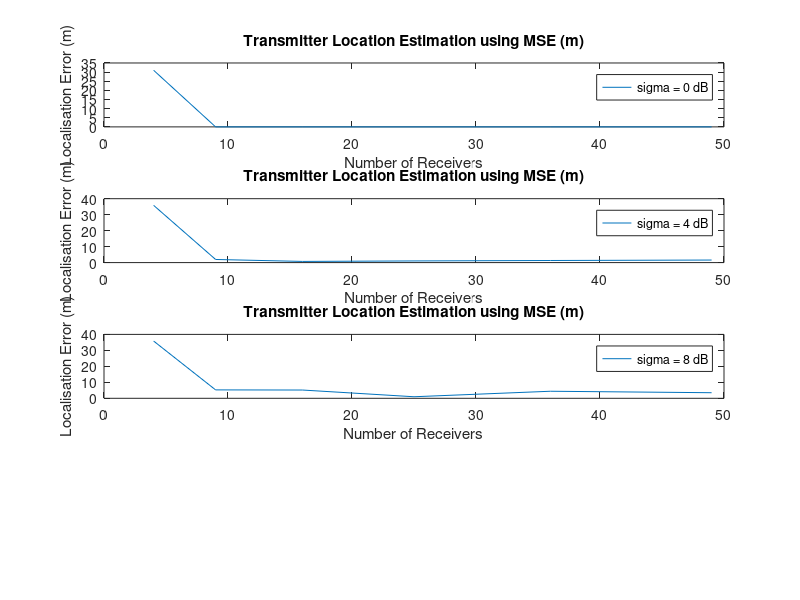
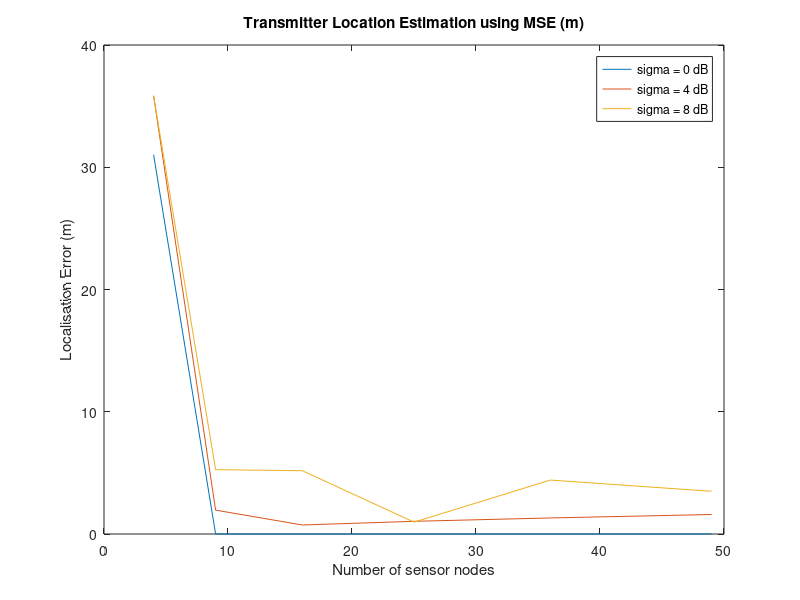

MATLAB code to generate these figures, in order: (Note: this script raises an error after producing the figures.)
numSensors = [4,9,16,25,36,49];

corr_noise_std_0 = load("corr_noise_std_0.mat","localisation_error");
local_error_std_0 = corr_noise_std_0.localisation_error ;

corr_noise_std_4 = load("corr_noise_std_4.mat","localisation_error");
local_error_std_4 = corr_noise_std_4.localisation_error ;

corr_noise_std_6 = load("corr_noise_std_6.mat","localisation_error");
local_error_std_6 = corr_noise_std_6.localisation_error ;

corr_noise_std_8 = load("corr_noise_std_8.mat","localisation_error");
local_error_std_8 = corr_noise_std_8.localisation_error ;



%% Plot

figure;
subplot(4,1,1)
plot(numSensors,local_error_std_0);
xlabel('Number of Receivers');
ylabel('Localisation Error (m)');
title('Transmitter Location Estimation using MSE (m)');
legend("\sigma = 0 dB");

subplot(4,1,2)
plot(numSensors,local_error_std_4);
xlabel('Number of Receivers');
ylabel('Localisation Error (m)');
title('Transmitter Location Estimation using MSE (m)');
legend("\sigma = 4 dB");

% subplot(4,1,3)
% plot(numSensors,local_error_std_6);
% xlabel('Number of Receivers');
% ylabel('Localisation Error (m)');
% title('Transmitter Location Estimation using MSE ');
% legend("\sigma = 6 dB");

subplot(4,1,3)
plot(numSensors,local_error_std_8);
xlabel('Number of Receivers');
ylabel('Localisation Error (m)');
title('Transmitter Location Estimation using MSE (m)');
legend("\sigma = 8 dB");

%% Plot together

figure();

plot(numSensors,local_error_std_0);
hold on;
plot(numSensors,local_error_std_4);
hold on;
% plot(numSensors,local_error_std_6);
hold on;
plot(numSensors,local_error_std_8);
hold off;
xlabel('Number of sensor nodes');
ylabel('Localisation Error (m)');
title('Transmitter Location Estimation using MSE (m)');
legend("\sigma = 0 dB","\sigma = 4 dB","\sigma = 8 dB");

%% Smoothed REM try

% runs = 20;
% 
% theta_hat = [17.6; 36.044];
% 
% tx_pos =[18; 37];
% 
% Len = 100;
% Breadth = 100;
% 
% edge_width = Len;
% edge_height = Breadth;
% 
% num_grid = 40;
% [XGrid,YGrid] = meshgrid((edge_width/num_grid):edge_width/num_grid:edge_width, (edge_height/num_grid):edge_height/num_grid:edge_height);
% % generate rem matrix 
% d_0 = 2;
% path_loss_exp = 3.5;
% tx_power = -10; 
% f = 2.5e9;
% c = 3e8;
% wavelength = c/f;
% contsant = (wavelength/(4*pi));
% 
% noise_std_dev = 8; 
% rem_estimated = zeros(size(XGrid,1),size(XGrid,2),runs);
% 
% for i=1:runs
%     gaussian_noise = normrnd(0, noise_std_dev);
%     path_loss = tx_power + 20*log10(contsant) ...
%     - 10*path_loss_exp*log10((sqrt((theta_hat(1,1)-XGrid).^2 + (theta_hat(2,1)-YGrid).^2))/d_0) + gaussian_noise;
% 
%     rem_estimated(:,:,i) = path_loss;
% end
% 
% 
% figure;
% surf (XGrid, YGrid, smoothXY_overRuns(rem_estimated) , 'EdgeColor', 'none', 'DisplayName', 'Estimated REM');
% view(2);
% title('Reconstructed REM', 'FontWeight','bold');
% colorbar;
% xlim([0 100]);
% ylim([0 100]);
% set(gca,'XTick', (0:10:100));
% 
% 
% function output  = smoothXY_overRuns(inp)
% 
% sz_inp = size(inp);
% 
% output = sum(inp, 3);
% 
% output = output / sz_inp(3);
% 
% end

%% Rem

% rss_grid = zeros(size(XGrid));
% path_loss = tx_power - 10*path_loss_exp*log10((0.01+sqrt((tx_positions(1,1)-XGrid).^2 + (tx_positions(1,2)-YGrid).^2))/d_0);
% rss_grid = rss_grid + path_loss;
% rss_grid = normrnd(rss_grid,8);

% rss_estimated = zeros(size(XGrid));
% path_loss = tx_power - 10*path_loss_exp*log10((0.01+sqrt((theta_samples(1,end)-XGrid).^2 + (theta_samples(2,end)-YGrid).^2))/d_0);
% rss_estimated = rss_estimated + path_loss;
% rss_estimated = normrnd(rss_estimated,8);

rss = [];
for i=1:100
for n=1:size(XGrid,1)
    for m = 1:size(XGrid,2)
        rss(n,m,i) = rss_grid(n,m) + normrnd(0,8);

    end
end
end
rss = mean(rss,3);
figure;
surf (XGrid, YGrid, rss, 'EdgeColor', 'none', 'DisplayName', 'True REM');
view(2);
xlabel("Position x (m)");
ylabel("Position y (m)");
zlabel("RSS measurement (dB)")
title('True REM', 'FontWeight','bold');
colorbar;
xlim([0 100]);
ylim([0 100]);
set(gca,'XTick', (0:10:100));

%% extra plot

tx_pos = tx_positions';
localisation_error = zeros(1,size(radius_theta,2));

for k = 1: size(radius_theta,2)
    
    localisation_error(1,k) = sqrt((tx_pos(1,1) - radius_theta(1,k))^2 + (tx_pos(2,1) - radius_theta(2,k))^2);
    
end

% plot localisatipn eroor against number of receivers

figure;
plot([1:4]*100,localisation_error);
xlabel('Radius (m)');
ylabel('Localisation Error (m)');
title('Transmitter Location Estimation using MSE');


%% local error

tx_pos = tx_positions';
localisation_error = zeros(size(theta_stack,1)/2,size(theta_samples,2));
for j = 1:2:size(theta_stack,1)
    temp = theta_stack(j:j+1,:);
for k = 1: size(theta_stack,2)
    
    localisation_error(j,k) = sqrt((tx_pos(1,1) - temp(1,k))^2 + (tx_pos(2,1) - temp(2,k))^2);
    
end
end
